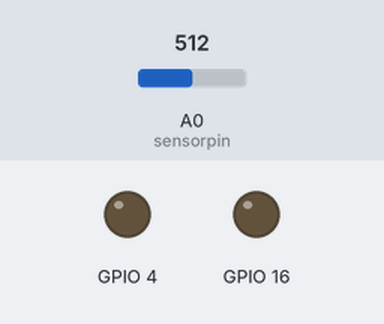
Simulated run of this sketch. Board: ESP8266 (NodeMCU). On the bench: output pins drawn as LEDs (lit = HIGH). The inputs (shaded band) are chosen by the test bench; at power-on: A0 (sensorpin) = 512. WiFi joins after 1.5 s; servers stay silent unless stated; what the sketch prints to the serial monitor is not drawn.

Above: at 3.0 s.
3.1 s: A0 (sensorpin) set to 465
6.0 s: A0 (sensorpin) set to 443
At 9.0 s:
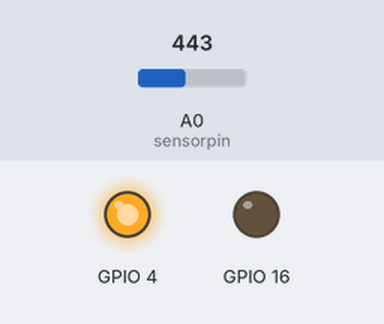
9.3 s: A0 (sensorpin) set to 756
12.0 s: A0 (sensorpin) set to 773
At 15.1 s:
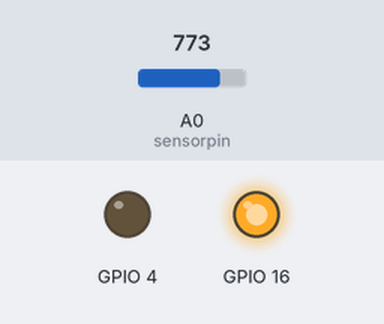
Timing chart, 0 to 16.3 s (numbered marks = the images above; inputs shaded):
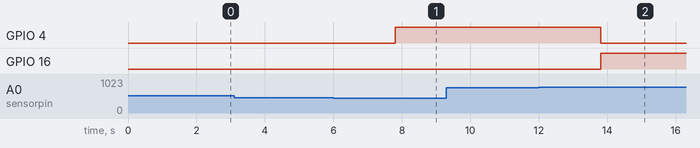

The sketch:

final.ino
```cpp
#define BLYNK_PRINT Serial
#include <ESP8266WiFi.h>
#include <BlynkSimpleEsp8266_SSL.h>
int sensorpin=A0;
int sensorvalue=0;
int outputvalue=0;

char auth[] = "7zGxwUna9D9CTW9jolAz767x7kP6D3F7";
char ssid[] = "smart";
char pass[] = "123456789";

void setup()
{

  // Debug console
  Serial.begin(9600);

  Blynk.begin(auth, ssid, pass);
  pinMode(16,OUTPUT);
  pinMode(4,OUTPUT);
}

void loop()
{
  sensorvalue=analogRead(sensorpin);
  outputvalue=map(sensorvalue,0,1023,0,100); //100,0
  delay(1000);

  if(outputvalue>74)
  {
       Serial.println("water your plant");
       Serial.print(outputvalue);
       Blynk.notify("water your plant");
       digitalWrite(16,HIGH);
       digitalWrite(4,LOW);
       delay(5000);
  }
  else if(outputvalue<45)
  {
       Serial.println("soil is wet enough to water");
       Serial.print(outputvalue);

      digitalWrite(16,LOW);
      digitalWrite(4,HIGH);


  }

  Blynk.virtualWrite(V1,outputvalue);
  Blynk.run();

}
```

Measured:
- the behaviour switches between 456 and 455 on A0 (sensorpin) (found by bisection; images 0 and 1)
- the behaviour switches between 762 and 763 on A0 (sensorpin) (found by bisection; images 1 and 2)
- after the input at 3.1 s, every drawn part: stays the same
- after the input at 6.0 s, GPIO 4: LOW → HIGH after 1.8 s
- after the input at 9.3 s, every drawn part: stays the same
- after the input at 12.0 s, GPIO 4: HIGH → LOW after 1.8 s; GPIO 16: LOW → HIGH after 1.8 s
